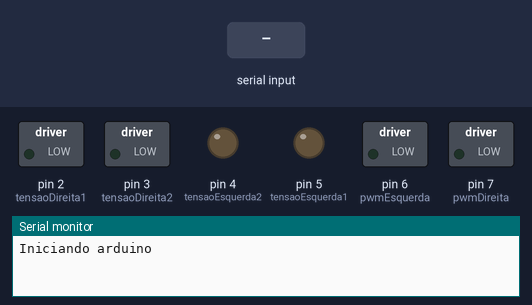
A sketch run on a simulated Arduino Uno, built with avr-gcc and run on an emulated ATmega328P. Shown: switched loads named in the sketch (green lamp = pin HIGH), output pins drawn as LEDs (lit = HIGH), the last lines printed to the serial monitor. Inputs (shaded band) come from the test bench.

Above: at 1.2 s.
1.3 s: "90 45 200\n" received over Serial
At 2.6 s:
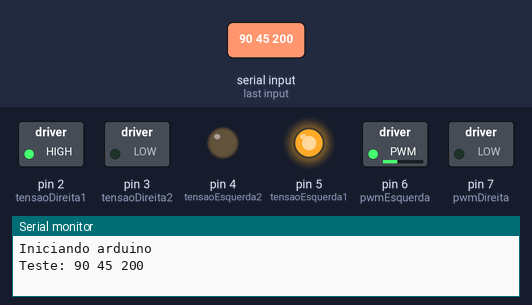
3.8 s: "30 150\n" received over Serial
At 5.7 s:
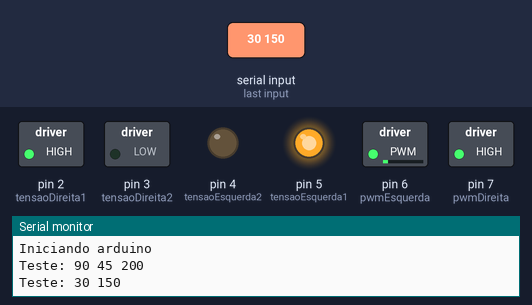
6.3 s: "5\n" received over Serial
At 7.6 s:
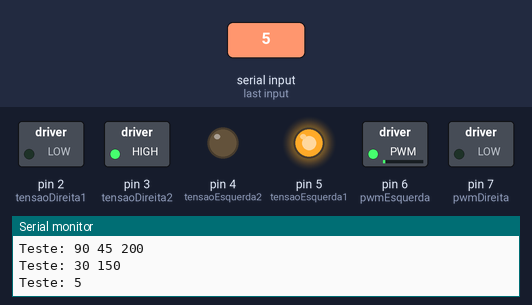
8.7 s: "90\n" received over Serial
At 10.6 s:
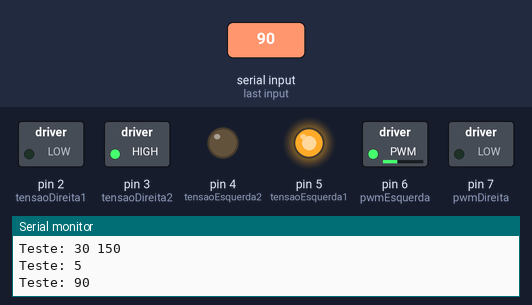
11.1 s: "200\n" received over Serial
At 12.5 s:
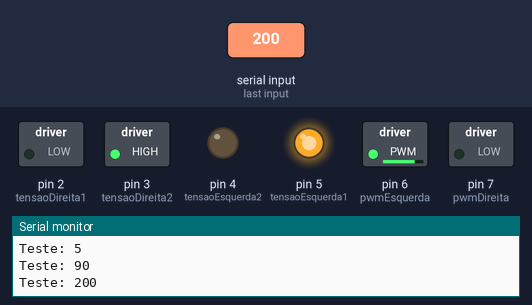
13.6 s: "1 90\n" received over Serial
At 15.5 s:
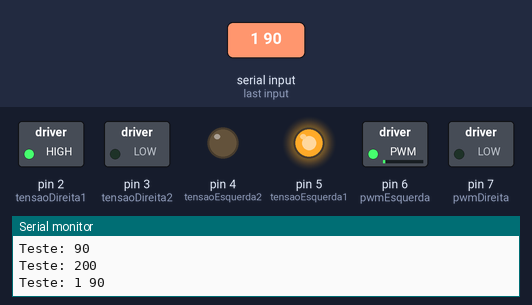
Timing chart, 0 to 17.0 s (numbered marks = the images above; inputs shaded):
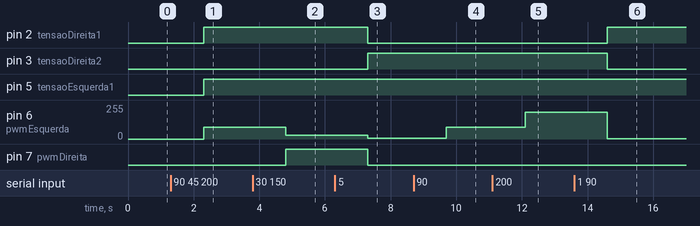

The sketch:

motor.ino
```cpp
const byte Encoder = 2;
int splitString(char* frase);

const byte pwmEsquerda = 6;
const byte tensaoEsquerda1 = 5;
const byte tensaoEsquerda2 = 4;
const byte pwmDireita = 7;
const byte tensaoDireita1 = 2;
const byte tensaoDireita2 = 3;
int segundoMotor = 0;
int primeiroMotor = 0;

void setup() {


pinMode(tensaoEsquerda1, OUTPUT);
digitalWrite(tensaoEsquerda1, LOW);
pinMode(tensaoEsquerda2, OUTPUT);
digitalWrite(tensaoEsquerda2, LOW);
pinMode(tensaoDireita1, OUTPUT);
digitalWrite(tensaoDireita1, LOW);
pinMode(tensaoDireita2, OUTPUT);
digitalWrite(tensaoDireita2, LOW);
pinMode(pwmEsquerda, OUTPUT);
pinMode(pwmDireita, OUTPUT);
Serial.begin(115200);
while (!Serial) {
    ; // wait for serial port to connect. Needed for native USB port only
}
Serial.println("Iniciando arduino");

}

void loop() {

if(Serial.available()> 0){
    String teste = Serial.readString();
    Serial.print("Teste: ");
    Serial.println(teste);
    if(teste == "Zerar\n"){
        digitalWrite(tensaoEsquerda1, HIGH);
        digitalWrite(tensaoEsquerda2, HIGH);
        digitalWrite(tensaoDireita1, HIGH);
        digitalWrite(tensaoDireita2, HIGH);
    Serial.println("Zerando motor");
    }
    else{

      char frase[30];
      teste.toCharArray(frase, sizeof(frase));
        primeiroMotor = splitString1(frase);

        teste.toCharArray(frase, sizeof(frase));
        segundoMotor = splitString(frase);

        motor(primeiroMotor, tensaoEsquerda1, tensaoEsquerda2, pwmEsquerda);
        motor(segundoMotor, tensaoDireita1, tensaoDireita2, pwmDireita);


    }

}
}

void motor(int valor, int portaA, int portaB, int pwmVariavel){
        if(valor > 0){
        analogWrite(pwmVariavel, valor);
        digitalWrite(portaA, HIGH);
        digitalWrite(portaB, LOW);
      }else{
         analogWrite(pwmVariavel,-1* valor);
        digitalWrite(portaA, LOW);
        digitalWrite(portaB, HIGH);
      }

}
int splitString(char* frase){
  char * saida = strtok(frase, " ");
  char * auxiliar = strtok(NULL, " ");
  String converte = auxiliar;
  return converte.toInt();
}
int splitString1(char* frase){
  char * saida = strtok(frase, " ");
  String converte = saida;
  return converte.toInt();
}
```

Measured:
- after the input at 1.3 s, pin 2 (tensaoDireita1), pin 5 (tensaoEsquerda1): LOW → HIGH after 1.0 s; pin 6 (pwmEsquerda): 0/255 → 90/255 after 1.0 s
- after the input at 3.8 s, pin 6 (pwmEsquerda): 90/255 → 30/255 after 1.0 s; pin 7 (pwmDireita): LOW → HIGH after 1.0 s
- after the input at 6.3 s, pin 2 (tensaoDireita1), pin 7 (pwmDireita): HIGH → LOW after 1.0 s; pin 3 (tensaoDireita2): LOW → HIGH after 1.0 s; pin 6 (pwmEsquerda): 30/255 → 5/255 after 1.0 s
- after the input at 8.7 s, pin 6 (pwmEsquerda): 5/255 → 90/255 after 1.0 s
- after the input at 11.1 s, pin 6 (pwmEsquerda): 90/255 → 200/255 after 1.0 s
- after the input at 13.6 s, pin 2 (tensaoDireita1): LOW → HIGH after 1.0 s; pin 3 (tensaoDireita2): HIGH → LOW after 1.0 s; pin 6 (pwmEsquerda): 200/255 → 1/255 after 1.0 s
